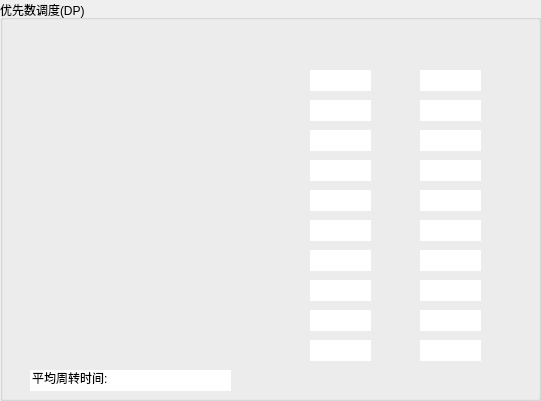
  <widget class="QGroupBox" name="groupBox_DP">
   <property name="geometry">
    <rect>
     <x>820</x>
     <y>10</y>
     <width>541</width>
     <height>401</height>
    </rect>
   </property>
   <property name="title">
    <string>优先数调度(DP)</string>
   </property>
   <widget class="QLineEdit" name="lineEdit_AvgTime_DP">
    <property name="geometry">
     <rect>
      <x>130</x>
      <y>370</y>
      <width>101</width>
      <height>21</height>
     </rect>
    </property>
    <property name="text">
     <string/>
    </property>
    <property name="frame">
     <bool>false</bool>
    </property>
    <property name="readOnly">
     <bool>true</bool>
    </property>
   </widget>
   <widget class="QLineEdit" name="lineEdit_Ready_RR9_3">
    <property name="geometry">
     <rect>
      <x>30</x>
      <y>370</y>
      <width>101</width>
      <height>21</height>
     </rect>
    </property>
    <property name="text">
     <string>平均周转时间:</string>
    </property>
    <property name="frame">
     <bool>false</bool>
    </property>
    <property name="readOnly">
     <bool>true</bool>
    </property>
   </widget>
   <widget class="QLineEdit" name="lineEdit_Ready_Pri_DP7">
    <property name="geometry">
     <rect>
      <x>310</x>
      <y>280</y>
      <width>61</width>
      <height>21</height>
     </rect>
    </property>
    <property name="frame">
     <bool>false</bool>
    </property>
    <property name="readOnly">
     <bool>true</bool>
    </property>
   </widget>
   <widget class="QLineEdit" name="lineEdit_Ready_Time_DP8">
    <property name="geometry">
     <rect>
      <x>420</x>
      <y>310</y>
      <width>61</width>
      <height>21</height>
     </rect>
    </property>
    <property name="frame">
     <bool>false</bool>
    </property>
    <property name="readOnly">
     <bool>true</bool>
    </property>
   </widget>
   <widget class="QLineEdit" name="lineEdit_Run_Time_DP">
    <property name="geometry">
     <rect>
      <x>420</x>
      <y>70</y>
      <width>61</width>
      <height>21</height>
     </rect>
    </property>
    <property name="frame">
     <bool>false</bool>
    </property>
    <property name="readOnly">
     <bool>true</bool>
    </property>
   </widget>
   <widget class="QLineEdit" name="lineEdit_Ready_Time_DP4">
    <property name="geometry">
     <rect>
      <x>420</x>
      <y>190</y>
      <width>61</width>
      <height>21</height>
     </rect>
    </property>
    <property name="frame">
     <bool>false</bool>
    </property>
    <property name="readOnly">
     <bool>true</bool>
    </property>
   </widget>
   <widget class="QLineEdit" name="lineEdit_Ready_Pri_DP6">
    <property name="geometry">
     <rect>
      <x>310</x>
      <y>250</y>
      <width>61</width>
      <height>21</height>
     </rect>
    </property>
    <property name="frame">
     <bool>false</bool>
    </property>
    <property name="readOnly">
     <bool>true</bool>
    </property>
   </widget>
   <widget class="QLineEdit" name="lineEdit_Ready_Time_DP1">
    <property name="geometry">
     <rect>
      <x>420</x>
      <y>100</y>
      <width>61</width>
      <height>21</height>
     </rect>
    </property>
    <property name="frame">
     <bool>false</bool>
    </property>
    <property name="readOnly">
     <bool>true</bool>
    </property>
   </widget>
   <widget class="QLineEdit" name="lineEdit_Ready_Time_DP9">
    <property name="geometry">
     <rect>
      <x>420</x>
      <y>340</y>
      <width>61</width>
      <height>21</height>
     </rect>
    </property>
    <property name="frame">
     <bool>false</bool>
    </property>
    <property name="readOnly">
     <bool>true</bool>
    </property>
   </widget>
   <widget class="QLineEdit" name="lineEdit_Ready_Time_DP5">
    <property name="geometry">
     <rect>
      <x>420</x>
      <y>220</y>
      <width>61</width>
      <height>21</height>
     </rect>
    </property>
    <property name="frame">
     <bool>false</bool>
    </property>
    <property name="readOnly">
     <bool>true</bool>
    </property>
   </widget>
   <widget class="QLineEdit" name="lineEdit_Ready_Pri_DP1">
    <property name="geometry">
     <rect>
      <x>310</x>
      <y>100</y>
      <width>61</width>
      <height>21</height>
     </rect>
    </property>
    <property name="frame">
     <bool>false</bool>
    </property>
    <property name="readOnly">
     <bool>true</bool>
    </property>
   </widget>
   <widget class="QLineEdit" name="lineEdit_Run_Pri_DP">
    <property name="geometry">
     <rect>
      <x>310</x>
      <y>70</y>
      <width>61</width>
      <height>21</height>
     </rect>
    </property>
    <property name="frame">
     <bool>false</bool>
    </property>
    <property name="readOnly">
     <bool>true</bool>
    </property>
   </widget>
   <widget class="QLineEdit" name="lineEdit_Ready_Pri_DP3">
    <property name="geometry">
     <rect>
      <x>310</x>
      <y>160</y>
      <width>61</width>
      <height>21</height>
     </rect>
    </property>
    <property name="frame">
     <bool>false</bool>
    </property>
    <property name="readOnly">
     <bool>true</bool>
    </property>
   </widget>
   <widget class="QLineEdit" name="lineEdit_Ready_Time_DP7">
    <property name="geometry">
     <rect>
      <x>420</x>
      <y>280</y>
      <width>61</width>
      <height>21</height>
     </rect>
    </property>
    <property name="frame">
     <bool>false</bool>
    </property>
    <property name="readOnly">
     <bool>true</bool>
    </property>
   </widget>
   <widget class="QLineEdit" name="lineEdit_Ready_Pri_DP9">
    <property name="geometry">
     <rect>
      <x>310</x>
      <y>340</y>
      <width>61</width>
      <height>21</height>
     </rect>
    </property>
    <property name="frame">
     <bool>false</bool>
    </property>
    <property name="readOnly">
     <bool>true</bool>
    </property>
   </widget>
   <widget class="QLineEdit" name="lineEdit_Ready_Pri_DP4">
    <property name="geometry">
     <rect>
      <x>310</x>
      <y>190</y>
      <width>61</width>
      <height>21</height>
     </rect>
    </property>
    <property name="frame">
     <bool>false</bool>
    </property>
    <property name="readOnly">
     <bool>true</bool>
    </property>
   </widget>
   <widget class="QLineEdit" name="lineEdit_Ready_Pri_DP8">
    <property name="geometry">
     <rect>
      <x>310</x>
      <y>310</y>
      <width>61</width>
      <height>21</height>
     </rect>
    </property>
    <property name="frame">
     <bool>false</bool>
    </property>
    <property name="readOnly">
     <bool>true</bool>
    </property>
   </widget>
   <widget class="QLineEdit" name="lineEdit_Ready_Time_DP2">
    <property name="geometry">
     <rect>
      <x>420</x>
      <y>130</y>
      <width>61</width>
      <height>21</height>
     </rect>
    </property>
    <property name="frame">
     <bool>false</bool>
    </property>
    <property name="readOnly">
     <bool>true</bool>
    </property>
   </widget>
   <widget class="QLineEdit" name="lineEdit_Ready_Pri_DP5">
    <property name="geometry">
     <rect>
      <x>310</x>
      <y>220</y>
      <width>61</width>
      <height>21</height>
     </rect>
    </property>
    <property name="frame">
     <bool>false</bool>
    </property>
    <property name="readOnly">
     <bool>true</bool>
    </property>
   </widget>
   <widget class="QLineEdit" name="lineEdit_Ready_Time_DP6">
    <property name="geometry">
     <rect>
      <x>420</x>
      <y>250</y>
      <width>61</width>
      <height>21</height>
     </rect>
    </property>
    <property name="frame">
     <bool>false</bool>
    </property>
    <property name="readOnly">
     <bool>true</bool>
    </property>
   </widget>
   <widget class="QLineEdit" name="lineEdit_Ready_Pri_DP2">
    <property name="geometry">
     <rect>
      <x>310</x>
      <y>130</y>
      <width>61</width>
      <height>21</height>
     </rect>
    </property>
    <property name="frame">
     <bool>false</bool>
    </property>
    <property name="readOnly">
     <bool>true</bool>
    </property>
   </widget>
   <widget class="QLineEdit" name="lineEdit_Ready_Time_DP3">
    <property name="geometry">
     <rect>
      <x>420</x>
      <y>160</y>
      <width>61</width>
      <height>21</height>
     </rect>
    </property>
    <property name="frame">
     <bool>false</bool>
    </property>
    <property name="readOnly">
     <bool>true</bool>
    </property>
   </widget>
  </widget>
